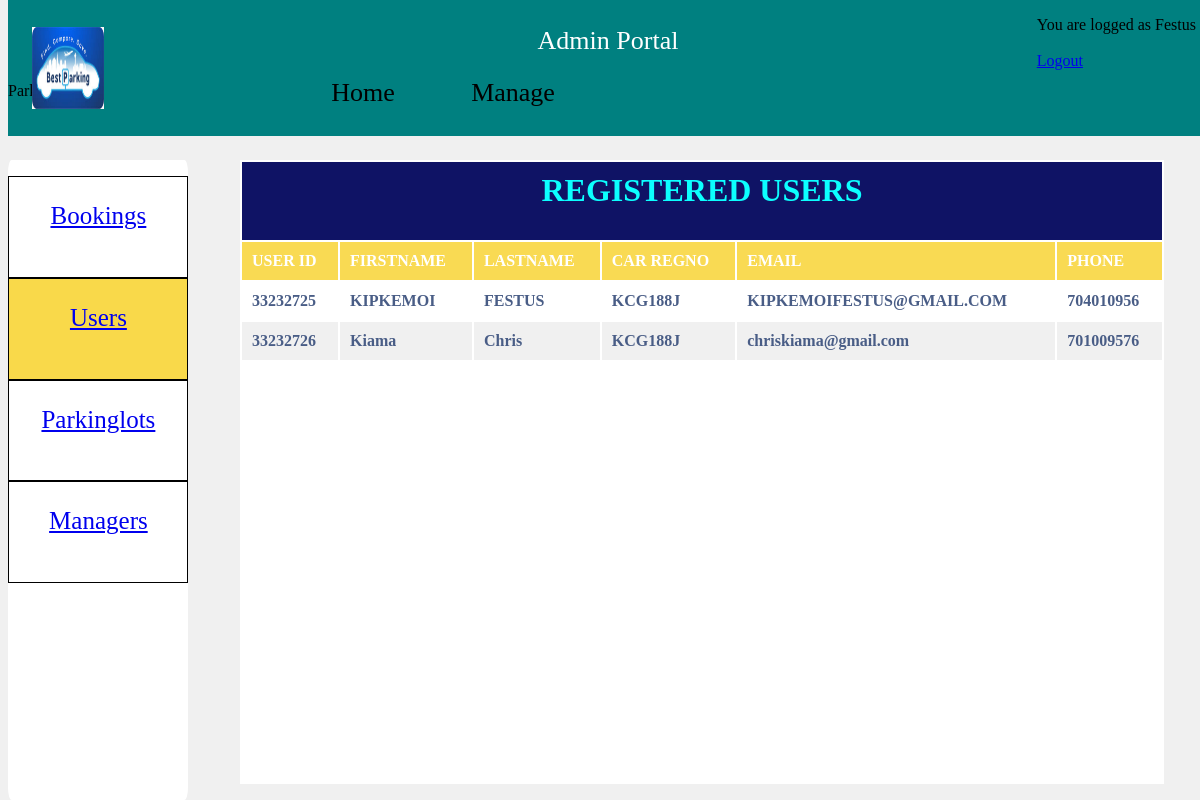
The app's page /users.php (signed in) with its own data.
### tables this page shows
CREATE TABLE IF NOT EXISTS `user` (
  `idno` int(20) NOT NULL,
  `firstname` varchar(50) DEFAULT NULL,
  `lastname` varchar(50) DEFAULT NULL,
  `plate_number` varchar(50) DEFAULT NULL,
  `phone` int(20) DEFAULT NULL,
  `email` varchar(50) DEFAULT NULL,
  `password` varchar(50) NOT NULL,
  `profile` blob NOT NULL,
  PRIMARY KEY (`idno`)
);

### users.php (the view, shortened to what this page needs)
<?php
include'managersession.php';
$username=$_SESSION['username'];
?>
<html>
   <head>
	<link rel="stylesheet" type="text/css" href="admin.css">
	<link rel="stylesheet" href="https://cdnjs.cloudflare.com/ajax/libs/font-awesome/4.7.0/css/font-awesome.min.css">
   </head >
   <body>
      <div id="body-home">
   	 <Header class="header">
   	 	<div class="logo"> <img src="logo.jpg" ></div>
		<div>
		 <p id="motto">Admin Portal</p>
		 </div>
		 <p>ParkEasy </p>
		 <div id="greetings">
		   <ul>
	          <li>
		         <?php
	                $query="select * from admin where username='$username'";
	                $result=mysqli_query($conn,$query);
	                $row=mysqli_fetch_assoc($result);
	                $mname=$row['firstname'];
	                $row1=mysqli_num_rows($result);
			        if($row1>0){
						   echo 'You are logged as '.$mname;
					}
			    ?>
		      </li><br>
		     <li><a href="logout.php">Logout</a></li>
		   </ul>
		</div>
     </header>
        <h1>Welcome</h1>
		<nav>
   	 	   <ul>
   	 			<li><a href="admin_view.php">Home</a></li>
   	 			<li><a href="Manage_CarPark.php">Manage</a></li>
   	    </ul>
   	 </nav>
	     <div id="sidepanel">
             <ul>
			      <a href="admin_view.php"><li><p>Bookings</p></li></a>
			      <div id="current"><a href="users.php"><li><p>Users<p></li></a></div>
			      <a href="parkinglots.php"><li><p>Parkinglots</p></li></a>
			      <a href="managers.php"><li><p>Managers</p></li></a>
			 </ul>
	     </div>
		<div id="viewpanel">
             <?php
                   include 'dbconn.php';
				   $sqldata2="SELECT * from user";
                   $result2=mysqli_query($conn,$sqldata2);
		           echo '<table border=0 cellpadding=10 id="users">';
				   echo '<tr><th colspan=6 id="title"><h1>Registered Users</h1></th></tr>';
		           echo "<tr><th>User ID</th><th>FirstName</th><th>LastName</th><th>Car Regno</th><th>Email</th><th>Phone</th></tr>";
		           while($row2=mysqli_fetch_array($result2, MYSQLI_ASSOC)){
				   echo "<tr>";
			       echo "<td>".$row2['idno']."</td>";
			       echo "<td>".$row2['lastname']."</td>";
			       echo "<td>".$row2['firstname']."</td>";
			       echo "<td>".$row2['plate_number']."</td>";
			       echo "<td>".$row2['email']."</td>";
			       echo "<td>".$row2['phone']."</td>";
			       echo "</tr>";
		                                                               }
		           echo "</table>";
             ?>
		</div>

### admin.css (style rules this page uses)
.header { width: 100%; height: 17%; margin: 0 auto; background-color:teal; position:fixed; top:0px; padding-bottom:0px; z-index:1000; }
nav { width: auto; height: 7%; position:fixed; top:9.6%; padding-top:0px; z-index:1000; background:; margin-left:20%; }
nav ul li { list-style: none; width: 150px; line-height: 10px; float: left; margin-top:0px; height:100%; text-align:center; margin-top:-1.5%; }
nav ul li a { color: black; display:inline-block; text-decoration:none; font-family:calibri; font-size:26px; font-style:bold; padding-top:; }
body { background-color:#f0f0f0; }
.logo img { position: absolute; top: 20%; width:06%; height:60%; margin-left:2%; }
#motto { color:#ffffff; font-size:26px; text-align:center; position:position; left:5%; }
#sidepanel { height:80%; width:15%; border-radius:2%; background:#ffffff; position:fixed; top:20%; z-index:1%; }
#sidepanel ul li { display:block; font-family:calibri; font-size:25px; background:white; height:12%; border:1px black solid; text-align:center; align-items:center; align-content:justify; }
#sidepanel ul { width:100%; margin-left:-22%; height:130%; list-style:none; }
#viewpanel { position:absolute; top:20%; left:20%; width:77%; height:78%; background:#ffffff; margin:0 auto; }

### users.php (style rules this page uses)
table { opacity:.95; width:100%; text-align:left; padding-bottom:7%; }
#title { background:#03075D; color:aqua; text-align:center; }
th { background:#F9D94A; color:white; text-transform:uppercase; }
td { color:#405580; font-weight:bold; }
tr:nth-child(even) { background:#f0f0f0; }
tr:nth-child(odd) { background:white; }
#greetings ul { position:absolute; right:1%; top:0%; }
#greetings ul li { list-style:none; }
#current a li { background:#F9D94A; }

### records on screen
user: idno "33232725", lastname "KIPKEMOI", firstname "FESTUS", plate_number "KCG188J", email "KIPKEMOIFESTUS@GMAIL.COM", phone "704010956"
user: idno "33232726", lastname "Kiama", firstname "Chris", plate_number "KCG188J", email "chriskiama@gmail.com", phone "701009576"

### other values on screen
$mname "Festus"
